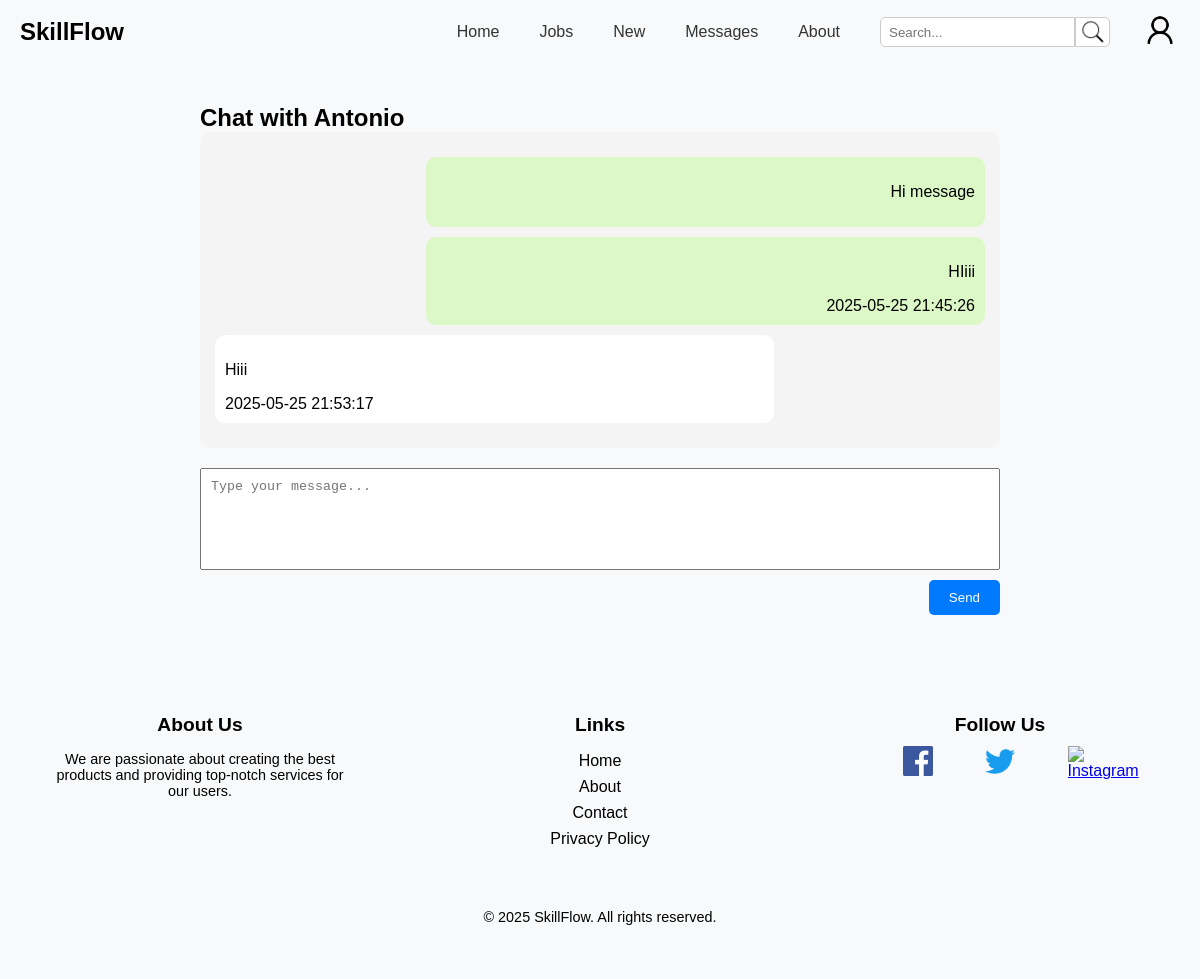
The page /Pages/chat.php?with=2 (signed in) on the database its author committed.
### tables this page shows
CREATE TABLE "User" (
    id INTEGER PRIMARY KEY AUTOINCREMENT NOT NULL,
    name TEXT NOT NULL,
    email TEXT NOT NULL UNIQUE,
    password TEXT NOT NULL,
    created_at TEXT,
    level INTEGER NOT NULL DEFAULT 0,
    birth_date TEXT NOT NULL,
    profile_picture_id INTEGER,
    phone TEXT NOT NULL,
    nr_bank_account TEXT NOT NULL,
    address TEXT NOT NULL,
    rate INTEGER DEFAULT 0, 
    description TEXT DEFAULT '',
    user_type TEXT NOT NULL DEFAULT 'user',
    FOREIGN KEY (profile_picture_id) REFERENCES Images(id)
        ON DELETE SET NULL
    );

CREATE TABLE "Message" (
    id INTEGER PRIMARY KEY AUTOINCREMENT,
    sender_id INTEGER NOT NULL,
    receiver_id INTEGER NOT NULL,
    content TEXT NOT NULL,
    timestamp TIMESTAMP ,
    FOREIGN KEY (sender_id) REFERENCES User(id)
        ON DELETE CASCADE,
    FOREIGN KEY (receiver_id) REFERENCES User(id)
        ON DELETE CASCADE
);

### database/userClass.php (called while the page is built, shortened)
<?php
class User {
    public function __construct(
        int $id,
        string $name,
        string $email,
        string $password,
        string $created_at,
        int $level,
        string $birth_date,
        string $phone,
        string $nr_bank_account,
        string $address,
        ?float $rate,
        ?string $description,
        string $user_type,
        ?int $profile_picture_id = null
    )
    {
        $this->name = $name;
    }
    static function getUser(PDO $db, int $id) : ?User {
        $stmt = $db->prepare('
            SELECT id, name, email, password, created_at, level, birth_date, phone, nr_bank_account, address, rate, description, user_type, profile_picture_id
            FROM User
            WHERE id = ?
        ');
        $stmt->execute(array($id));
        $user = $stmt->fetch();
        return new User(
            $user['id'],
            $user['name'],
            $user['email'],
            $user['password'],
            $user['created_at'],
            $user['level'],
            $user['birth_date'],
            $user['phone'],
            $user['nr_bank_account'],
            $user['address'],
            $user['rate'],
            $user['description'],
            $user['user_type'],
            $user['profile_picture_id'] ?? null
        );
    }
}
?>

### database/messageClass.php (called while the page is built, shortened)
<?php
class MessageService {
    private $pdo;
    public function __construct($pdo) {
        $this->pdo = $pdo;
        $this->pdo->exec('PRAGMA foreign_keys = ON;');
    }
    public function getMessagesBetweenUsers(int $user1Id, int $user2Id): array {
        $stmt = $this->pdo->prepare("
            SELECT * FROM Message
            WHERE (sender_id = ? AND receiver_id = ?)
               OR (sender_id = ? AND receiver_id = ?)
            ORDER BY timestamp ASC
        ");
        $stmt->execute([$user1Id, $user2Id, $user2Id, $user1Id]);
        $messages = [];
        while ($row = $stmt->fetch(PDO::FETCH_ASSOC)) {
            $messages[] = [
                'id' => $row['id'],
                'sender_id' => $row['sender_id'],
                'receiver_id' => $row['receiver_id'],
                'content' => $row['content'],
                'timestamp' => $row['timestamp']
            ];
        }
        return $messages;
    }
}
?>

### Utils/Session.php (called while the page is built, shortened)
<?php
  class Session {
    public function getId() : ?int {
      return isset($_SESSION['id']) ? $_SESSION['id'] : null;
    }
  }
?>

### Pages/chat.php (the view, shortened to what this page needs)
<?php
require_once("../Templates/common_template.php");
require_once("../Utils/Session.php");
require_once("../database/messageClass.php");
require_once("../database/userClass.php");
$session = new Session();
$db = getDatabaseConnection();
$currentUserId = $session->getId();
$otherUserId = isset($_GET['with']) ? intval($_GET['with']) : null;
$otherUser = User::getUser($db, $otherUserId);
$messageService = new MessageService($db);
$messages = $messageService->getMessagesBetweenUsers($currentUserId, $otherUserId);
?>
<link rel="stylesheet" href="../css/chat.css">
<main class="chat-wrapper">
    <h2>Chat with <?= htmlspecialchars($otherUser->name ?? $otherUser->email) ?></h2>
    <div class="chat-box">
        <?php foreach ($messages as $message): ?>
            <div class="chat-message <?= $message['sender_id'] == $currentUserId ? 'sent' : 'received' ?>">
                <p><?= htmlspecialchars($message['content']) ?></p>
                <span class="timestamp"><?= htmlspecialchars($message['timestamp']) ?></span>
            </div>
        <?php endforeach; ?>
    </div>
    <form class="chat-form" action="../Actions/Action_Send_Message.php" method="POST">
        <textarea name="content" placeholder="Type your message..." required></textarea>
        <button type="submit">Send</button>
    </form>
</main>

### css/jobs.css (style rules this page uses)
body { font-family: Arial, sans-serif; margin: 0; padding: 0; background-color: #f8f9fa; overflow-x: hidden; }
h1, h2 { margin: 0; }
button { cursor: pointer; font-family: inherit; }

### css/chat.css (style rules this page uses)
.chat-wrapper { max-width: 800px; margin: 40px auto; padding: 0 20px; }
.chat-box { background: #f4f4f4; padding: 15px; border-radius: 10px; margin-bottom: 20px; max-height: 400px; overflow-y: auto; }
.chat-message { margin: 10px 0; padding: 10px; border-radius: 10px; max-width: 70%; }
.sent { background-color: #dcf8c6; align-self: flex-end; text-align: right; margin-left: auto; }
.received { background-color: #ffffff; text-align: left; margin-right: auto; }
.chat-form { display: flex; flex-direction: column; }
.chat-form textarea { resize: none; height: 80px; padding: 10px; margin-bottom: 10px; }
.chat-form button { align-self: flex-end; padding: 10px 20px; background: #007bff; border: none; color: white; border-radius: 5px; }

### rows shown on the page
user: name "Antonio"
message: content "Hi message"
message: content "HIiii", timestamp "2025-05-25 21:45:26"
message: content "Hiii", timestamp "2025-05-25 21:53:17"
